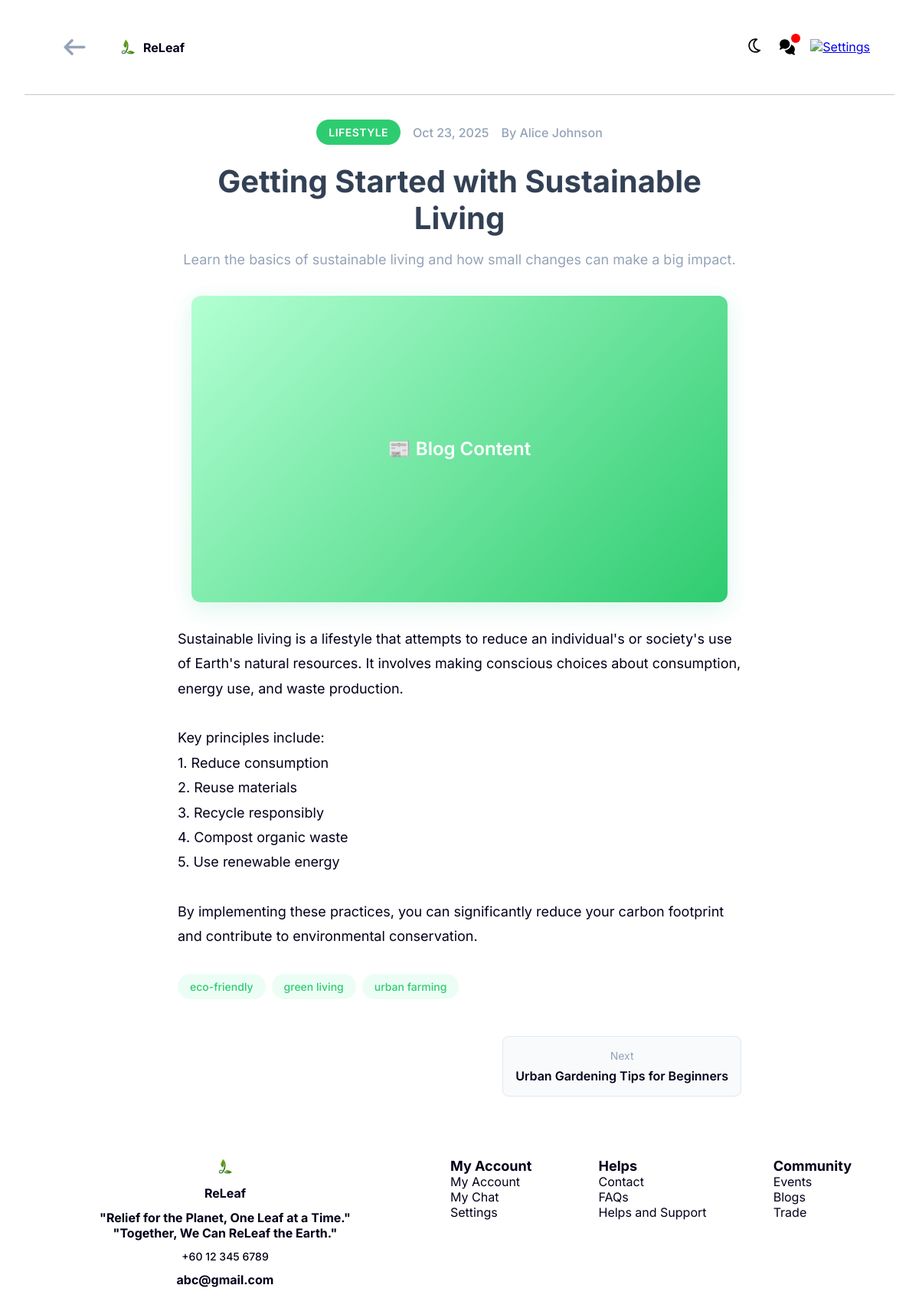
Page /pages/CommonPages/readBlog.php?id=1 (signed in) on the committed database.
### tables this page shows
CREATE TABLE `tblblog` (
  `blogID` int(11) NOT NULL,
  `userID` int(11) NOT NULL,
  `title` varchar(100) NOT NULL,
  `excerpt` varchar(200) NOT NULL,
  `category` varchar(50) NOT NULL,
  `content` longtext NOT NULL,
  `date` datetime DEFAULT current_timestamp()
);

CREATE TABLE `tblusers` (
  `userID` int(11) NOT NULL,
  `fullName` varchar(100) NOT NULL,
  `username` varchar(50) NOT NULL,
  `gender` enum('male','female','other','null') DEFAULT NULL,
  `email` varchar(100) NOT NULL,
  `password` varchar(60) NOT NULL,
  `bio` varchar(500) NOT NULL,
  `country` varchar(100) NOT NULL,
  `userType` enum('member','admin') NOT NULL,
  `point` int(50) UNSIGNED DEFAULT NULL,
  `tradesCompleted` int(11) DEFAULT 0,
  `lastLogin` datetime DEFAULT current_timestamp(),
  `createdAt` datetime DEFAULT current_timestamp()
);

### php/sessionCheck.php (called while the page is built, shortened)
<?php
include("dbConn.php");
$userType = $_SESSION['userType'] ?? 'member';
$isAdmin = ($userType === 'admin');
$userID = $_SESSION['userID'];
if (!$isAdmin) {
    $unread_query = "SELECT COUNT(*) as unread_count
                    FROM tblmessages
                    WHERE receiverID = '$userID' AND isRead = FALSE";
    $unread_result = mysqli_query($connection, $unread_query);
    if ($unread_result) {
        $unread_data = mysqli_fetch_assoc($unread_result);
        $unread_count = $unread_data['unread_count'];
    }
}
?>

### pages/CommonPages/readBlog.php (the view, shortened to what this page needs)
<?php
include("../../php/dbConn.php");
include("../../php/sessionCheck.php");
$blogID = isset($_GET['id']) ? intval($_GET['id']) : null;
$query = "
    SELECT b.blogID, b.userID, b.title, b.excerpt, b.category, b.content, b.date, u.fullName
    FROM tblblog b
    JOIN tblusers u ON b.userID = u.userID
    WHERE b.blogID = $blogID
";
$result = mysqli_query($connection, $query);
$blog = mysqli_fetch_assoc($result);
$tagsQuery = "
    SELECT t.tagName
    FROM tbltag t
    JOIN tblblogtag bt ON t.tagID = bt.tagID
    WHERE bt.blogID = $blogID
";
$tagsResult = mysqli_query($connection, $tagsQuery);
$tags = [];
while ($row = mysqli_fetch_assoc($tagsResult)) {
    $tags[] = $row['tagName'];
}
$nextQuery = "
    SELECT blogID, title
    FROM tblblog
    WHERE (date > '{$blog['date']}' OR (date = '{$blog['date']}' AND blogID > $blogID))
    ORDER BY date ASC, blogID ASC
    LIMIT 1
";
$nextResult = mysqli_query($connection, $nextQuery);
$nextBlog = mysqli_fetch_assoc($nextResult);
?>
<!DOCTYPE html>
<html lang="en">
<head>
    <link rel="stylesheet" href="../../style/style.css" />
</head>
<body>
    <header>
        <section class="c-logo-section">
            <a href="mainBlog.php" class="back-to-blogs" title="Back to Blogs">
                <img src="../../assets/images/icon-back-light.svg" alt="Back" />
            </a>
            <img src="../../assets/images/Logo.png" alt="Logo" class="c-logo" />
            <div class="c-text">ReLeaf</div>
        </section>
        <section class="c-navbar-more">
            <button id="themeToggle2">
                <img src="../../assets/images/light-mode-icon.svg" alt="Light Mode Icon">
            </button>
            <a href="../../pages/MemberPages/mChat.php" class="c-chatbox" id="chatboxDesktop">
                <img src="../../assets/images/chat-light.svg" alt="Chatbox" id="chatImg">
                <?php if ($unread_count > 0): ?>
                    <span class="c-notification-badge" id="chatBadgeDesktop"></span>
                <?php endif; ?>
            </a>
            <a href="../../pages/MemberPages/mSetting.php">
                <img src="../../assets/images/setting-light.svg" alt="Settings" id="settingImg">
            </a>
        </section>
    </header>
    <hr />
    <main class="content" id="content">
        <article class="read-blog-header">
            <div class="blog-meta">
                <span class="blog-category"><?php echo htmlspecialchars($blog['category']); ?></span>
                <span class="blog-date"><?php echo date('M d, Y', strtotime($blog['date'])); ?></span>
                <span class="blog-author">By <?php echo htmlspecialchars($blog['fullName']); ?></span>
            </div>
            <h1 class="blog-title"><?php echo htmlspecialchars($blog['title']); ?></h1>
            <p class="blog-excerpt"><?php echo htmlspecialchars($blog['excerpt']); ?></p>
        </article>
        <div class="blog-image-container">
            <div class="blog-image">📰 Blog Content</div>
        </div>
        <div class="blog-content">
            <?php echo nl2br(htmlspecialchars($blog['content'])); ?>
        </div>
        <?php if (!empty($tags)): ?>
            <div class="blog-tags">
                <?php foreach ($tags as $tag): ?>
                    <span class="tag"><?php echo htmlspecialchars($tag); ?></span>
                <?php endforeach; ?>
            </div>
        <?php endif; ?>
        <div class="blog-navigation">
            <?php if ($nextBlog): ?>
                <a href="readBlog.php?id=<?php echo $nextBlog['blogID']; ?>" class="nav-btn">
                    <div class="nav-btn-title">Next</div>
                    <div class="nav-btn-text"><?php echo htmlspecialchars($nextBlog['title']); ?></div>
                </a>
            <?php endif; ?>
        </div>
    </main>
    <footer>
        <section class="c-footer-info-section">
            <img src="../../assets/images/Logo.png" alt="Logo" class="c-logo" />
            <div class="c-text">ReLeaf</div>
            <div class="c-text c-text-center">
                "Relief for the Planet, One Leaf at a Time."<br />
                "Together, We Can ReLeaf the Earth."
            </div>
            <div class="c-text c-text-label">+60 12 345 6789</div>
            <div class="c-text">abc@gmail.com</div>
        </section>
        <section class="c-footer-links-section">
            <div>
                <b>My Account</b><br />
                <a href="../../pages/MemberPages/mProfile.php">My Account</a><br />
                <a href="../../pages/MemberPages/mChat.php">My Chat</a><br />
                <a href="../../pages/MemberPages/mSetting.php">Settings</a>
            </div>
            <div>
                <b>Helps</b><br />
                <a href="../../pages/CommonPages/aboutUs.php">Contact</a><br />
                <a href="../../pages/CommonPages/mainFAQ.php">FAQs</a><br />
                <a href="../../pages/MemberPages/mContactSupport.php">Helps and Support</a>
            </div>
            <div>
                <b>Community</b><br />
                <a href="../../pages/CommonPages/mainEvent.php">Events</a><br />
                <a href="../../pages/CommonPages/mainBlog.php">Blogs</a><br />
                <a href="../../pages/CommonPages/mainTrade.php">Trade</a>
            </div>
        </section>
    </footer>
</body>
</html>

### style/style.css (style rules this page uses)
:root { --MainGreen: hsl(145, 63%, 49%); --LightGreen: hsl(145, 100%, 85%); --White: hsl(0, 0%, 100%); --Black: hsl(240, 100%, 5%); --Gray: hsl(233, 8%, 79%); --Red: hsl(0, 100%, 50%); --side-nav-bar-width: 350px; --bg-color: var(--White); --sec-bg-color: var(--LightGreen); --text-color: var(--Black); --Yellow: hsl(48, 100%, 50%); --LowRed: hsla(0, 100%, 50%, 0.5); --LowYellow: hsla(48, 100%, 49%, 0.5); --Orange: hsla(25, 95%, 53%, 1); --LowGreen: hsla(145, 63%, 49%, 0.5); --LowerGreen: hsla(145, 63%, 49%, 0.2); --DarkGray: hsla(145, 63%, 49%, 0.1); --DarkerGray: hsl(232, 6%, 24%); --bg-color-light:#f8fafc; --bg-color-light-2:#f1f5f9; --bg-color-light-3:#ecfdf5; --border-color:#e2e8f0; --text-color-2:#94a3b8; --text-heading:#334155; --btn-color:#10b981; --btn-color-hover:#059669; --list-color: rgba(239, 68, 68, 0.1); --list-color-2: rgba(239, 68, 68, 0.15); --list-color-3: #ef4444; --shadow-color: rgba(16, 185, 129, 0.15); }
* { max-width: 100vw; margin: 0; padding: 0; box-sizing: border-box; font-size: 14px; font-family: 'Inter', sans-serif; }
body { width: calc(100vw - 4rem); height: calc(100vh - 2rem); margin: 1rem 2rem; background-color: var(--bg-color); color: var(--text-color); overflow-x: hidden; }
header { display: flex; align-items: center; flex-direction: row; justify-content: space-between; margin-bottom: 1rem; }
button { cursor: pointer; background: none; border: none; }
footer { margin-top: 1rem; padding: 2rem 0; display: flex; flex-direction: column; gap: 2rem; }
hr { border: 0; height: 1px; width: 100%; background-color: var(--Gray); margin: 1rem auto; display: block; }
footer section:first-child { gap: 0.75rem; }
footer b { font-size: 1.125rem; font-weight: 700; color: var(--text-color); margin-bottom: 0.5rem; }
footer a { color: var(--text-color); text-decoration: none; font-size: 1rem; transition: color 0.2s ease; }
.c-text { color: var(--text-color); }
.c-text-center { text-align: center; }
.c-text-label { font-size: 0.875rem; font-weight: 500; }
.c-logo-section { display: flex; align-items: center; gap: 0.5rem; font-size: 1.25rem; font-weight: 700; color: var(--Black); cursor: pointer; }
.c-logo { width: 1.5rem; }
.c-footer-info-section { display: flex; align-items: center; gap: 0.5rem; font-size: 1.25rem; font-weight: 700; color: var(--Black); cursor: pointer; }
.c-footer-info-section { display: flex; align-items: center; flex-direction: column; gap: 1rem; }
.c-footer-links-section { display: flex; flex-direction: row; width: 100%; justify-content: space-between; flex-wrap: wrap; gap: 1.5rem; }
.c-footer-links-section div > * { margin-bottom: 0.8rem; }
.c-navbar-more { display: none; }
.c-navbar-more { font-size: 1.25rem; color: var(--Black); cursor: pointer; align-items: center; justify-content: center; }
.c-navbar-more *, .c-navbar-side-more * { margin-left: 0.6rem; }
.c-navbar-more img, .c-navbar-more a img { width: 1.4rem; }
@media (min-width: 760px) { * { font-size: 16px; } }
@media (min-width: 760px) { footer { width: 90vw; flex-direction: row; flex-wrap: wrap; justify-content: space-between; } }
@media (min-width: 760px) { footer section { flex: 1; min-width: 45%; margin-bottom: 1.5rem; } }
@media (min-width: 760px) { .c-navbar-more { display: flex; } }
@media (min-width: 1150px) { * { font-size: 16px; } }
@media (min-width: 1150px) { footer section { flex: 1; min-width: auto; margin-bottom: 0; } }
@media (min-width: 1150px) { .c-navbar-more { display: flex; } }
.c-chatbox { position: relative; display: inline-flex; max-height: 45px; }
.c-notification-badge { position: absolute; top: 0; right: 0; transform: translate(50%, -50%); background-color: var(--Red); color: var(--White); font-size: 0.7rem; font-weight: bold; border-radius: 50%; width: 12px; height: 12px; align-items: center; justify-content: center; z-index: 10; }
.content { display: block; }

### rows in the picture
tblblog: category "LIFESTYLE", date "Oct 23, 2025", userID.fullName "Alice Johnson", title "Getting Started with Sustainable Living", excerpt "Learn the basics of sustainable living and how small changes can make a big impact.", content "Sustainable living is a lifestyle that attempts to reduce an individual's or society's use of Earth's natural resources. It involves making conscious choices about consumption, energy use, and waste production. Key principles include: 1. Reduce consumption 2. Reuse materials 3. Recycle responsibly 4. Compost organic waste 5. Use renewable energy By implementing these practices, you can significantly reduce your carbon footprint and contribute to environmental conservation."
tblblog: title "Urban Gardening Tips for Beginners"

### other values in the picture
$tag "eco-friendly"
$tag "green living"
$tag "urban farming"
